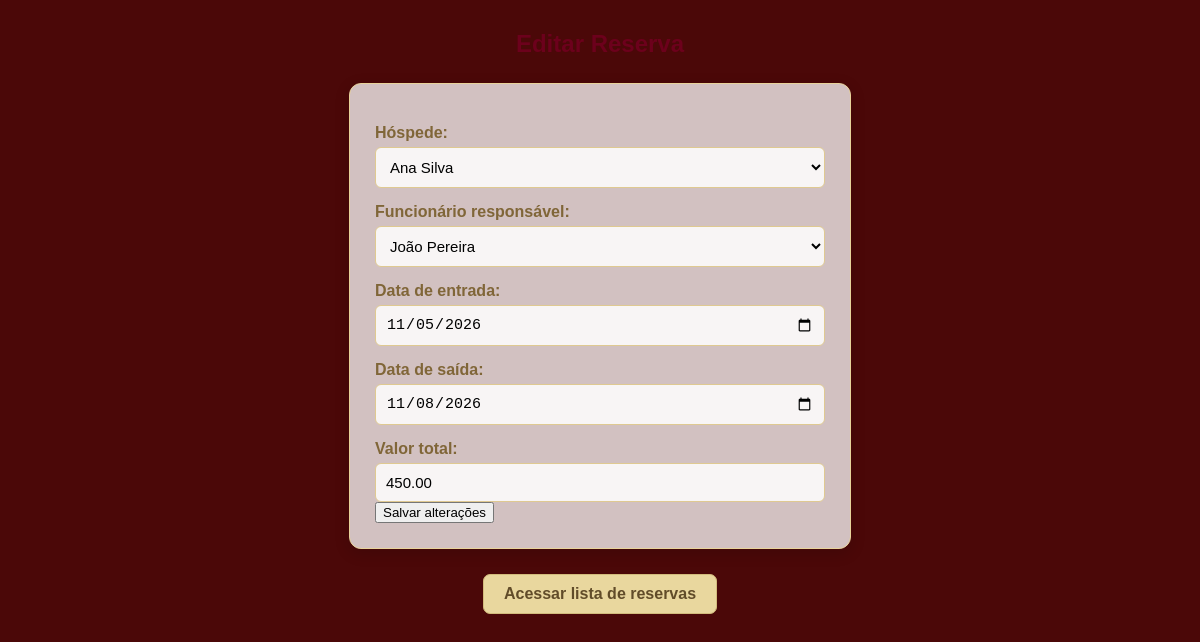
The app's page /Reservas/form_reserva.php?id=1 with its own data.
### tables this page shows
CREATE TABLE tbReservas (
    codigo_reserva INT AUTO_INCREMENT,
    hospede_codigo INT NOT NULL,
    funcionario_codigo INT NOT NULL,
    data_entrada DATE NOT NULL,
    data_saida DATE NOT NULL,
    valor_total DECIMAL(10,2),
    CONSTRAINT pk_reservas PRIMARY KEY(codigo_reserva),
    CONSTRAINT fk_reservas_hospedes FOREIGN KEY(hospede_codigo) REFERENCES tbHospedes(codigo_hospede) ON DELETE RESTRICT,
    CONSTRAINT fk_reservas_funcionarios FOREIGN KEY(funcionario_codigo) REFERENCES tbFuncionarios(codigo_funcionario) ON DELETE RESTRICT
);

CREATE TABLE tbHospedes (
    codigo_hospede INT AUTO_INCREMENT,
    nome_hospede VARCHAR(50) NOT NULL,
    cpf_hospede VARCHAR(14) NOT NULL,
    telefone_hospede VARCHAR(15),
    cidade_hospede VARCHAR(30),
    CONSTRAINT pk_hospedes PRIMARY KEY(codigo_hospede)
);

CREATE TABLE tbFuncionarios (
    codigo_funcionario INT AUTO_INCREMENT,
    nome_funcionario VARCHAR(50) NOT NULL,
    cargo_funcionario VARCHAR(30),
    salario_funcionario DECIMAL(10,2) NOT NULL,
    telefone_funcionario VARCHAR(15),
    CONSTRAINT pk_funcionarios PRIMARY KEY(codigo_funcionario)
);

### Reservas/form_reserva.php (the view, shortened to what this page needs)
<?php
    require_once '../conexao.php';
    $idReserva = filter_input(INPUT_GET, 'id', FILTER_VALIDATE_INT);
    $reserva = [
        'hospede_codigo' => '',
        'nome_hospede' => '',
        'funcionario_codigo' => '',
        'data_entrada' => '',
        'data_saida' => '',
        'valor_total' => ''
    ];
    $editar = false;
    if ($idReserva) {
        try {
            $stmt = $pdo->prepare("SELECT * FROM tbReservas WHERE codigo_reserva = :id");
            $stmt->execute([':id' => $idReserva]);
            $reserva = $stmt->fetch();
            $editar = true;
        } catch (PDOException $e) {
            die("Não foi possível carregar a reserva: " . $e->getMessage());
        }
    }
    $hospedes = [];
    $funcionarios = $pdo->query("SELECT codigo_funcionario, nome_funcionario FROM tbFuncionarios ORDER BY nome_funcionario")->fetchAll();
    if ($editar) {
        $hospedes = $pdo->query("SELECT codigo_hospede, nome_hospede FROM tbHospedes ORDER BY nome_hospede")->fetchAll();
    }
?>
<!DOCTYPE html>
<html lang="pt-br">
<head>
    <link rel="stylesheet" href="../style.css">
</head>
<body class="paginas-internas">
    <h2><?= $editar ? 'Editar Reserva' : 'Cadastrar Nova Reserva' ?></h2>
    <form method="POST" action="form_reserva.php<?= $editar ? '?id=' . (int)$reserva['codigo_reserva'] : '' ?>">
        <label for="hospede_codigo">Hóspede:</label>
        <?php if ($editar): ?>
            <select name="hospede_codigo" id="hospede_codigo">
                <?php foreach ($hospedes as $hospede): ?>
                    <option value="<?= (int)$hospede['codigo_hospede'] ?>" <?= $reserva['hospede_codigo'] == $hospede['codigo_hospede'] ? 'selected' : '' ?>>
                        <?= htmlspecialchars($hospede['nome_hospede']) ?>
                    </option>
                <?php endforeach; ?>
            </select>
        <?php else: ?>
            <input type="text" id="nome_hospede" name="nome_hospede" placeholder="Digite o nome do hóspede" value="<?= htmlspecialchars($reserva['nome_hospede']) ?>">
        <?php endif; ?>
        <label for="funcionario_codigo">Funcionário responsável:</label>
        <select name="funcionario_codigo" id="funcionario_codigo">
            <?php foreach ($funcionarios as $funcionario): ?>
                <option value="<?= (int)$funcionario['codigo_funcionario'] ?>" <?= $reserva['funcionario_codigo'] == $funcionario['codigo_funcionario'] ? 'selected' : '' ?>>
                    <?= htmlspecialchars($funcionario['nome_funcionario']) ?>
                </option>
            <?php endforeach; ?>
        </select>
        <label for="data_entrada">Data de entrada:</label>
        <input type="date" id="data_entrada" name="data_entrada" value="<?= htmlspecialchars($reserva['data_entrada']) ?>">
        <label for="data_saida">Data de saída:</label>
        <input type="date" id="data_saida" name="data_saida" value="<?= htmlspecialchars($reserva['data_saida']) ?>">
        <label for="valor_total">Valor total:</label>
        <input type="number" step="0.01" min="0" id="valor_total" name="valor_total" value="<?= htmlspecialchars((string)$reserva['valor_total']) ?>">
        <button type="submit">
            <?= $editar ? 'Salvar alterações' : 'Cadastrar reserva' ?>
        </button>
    </form>
    <p>
        <a class="btn btn-inicio" href="listar_reservas.php">Acessar lista de reservas</a>
    </p>
</body>
</html>

### style.css (style rules this page uses)
body { font-family: Arial, sans-serif; margin: 30px; background-color: #4b0808; background-image: url("FundoNatal.png"); background-size: cover; background-position: center; background-repeat: no-repeat; background-attachment: fixed; color: #55432e; text-align: center; }
h2 { color: #6c011c; margin-top: 10px; margin-bottom: 10px; text-align: center; }
.btn { padding: 10px 20px; border: none; border-radius: 7px; cursor: pointer; font-size: 16px; text-decoration: none; display: inline-block; transition: 0.3s; font-weight: bold; }
.btn-inicio, .btn-novo { background-color: #e9d79e; color: #614c29; border: 1px solid #d2bb7c; }
form { max-width: 450px; margin: 25px auto; padding: 25px; background-color: rgba(255, 255, 255, 0.75); border: 1px solid #e8d39b; border-radius: 12px; box-shadow: 0 4px 15px rgba(0, 0, 0, 0.15); text-align: left; }
label { display: block; margin-top: 15px; font-weight: bold; color: #806638; }
input[type="text"], input[type="number"], input[type="date"], select { width: 100%; padding: 10px; margin-top: 5px; box-sizing: border-box; border: 1px solid #dfc991; border-radius: 6px; background-color: rgba(255, 255, 255, 0.85); font-size: 15px; }
p { text-align: center; margin: 10px 0; font-size: 16px; color: #000000; }

### records on screen
tbreservas: hospede_codigo "Ana Silva", funcionario_codigo "João Pereira", data_entrada "11/05/2026", data_saida "11/08/2026", valor_total "450.00"
